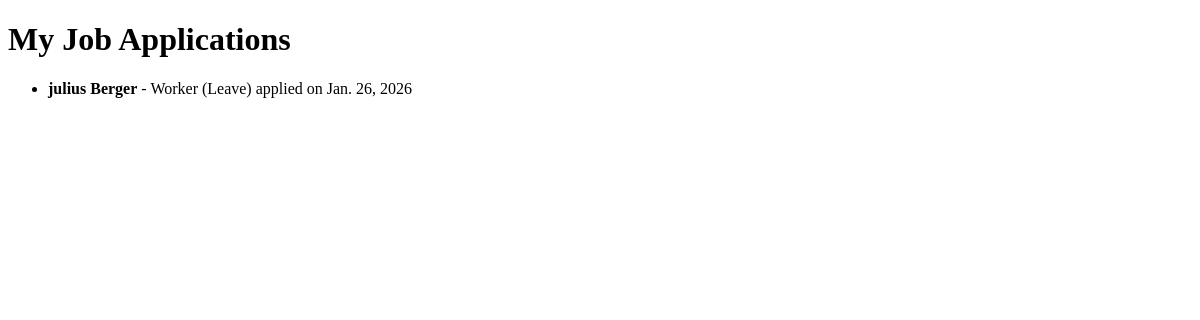
/my/applications/ (signed in), run on an earlier commit of the app's database.
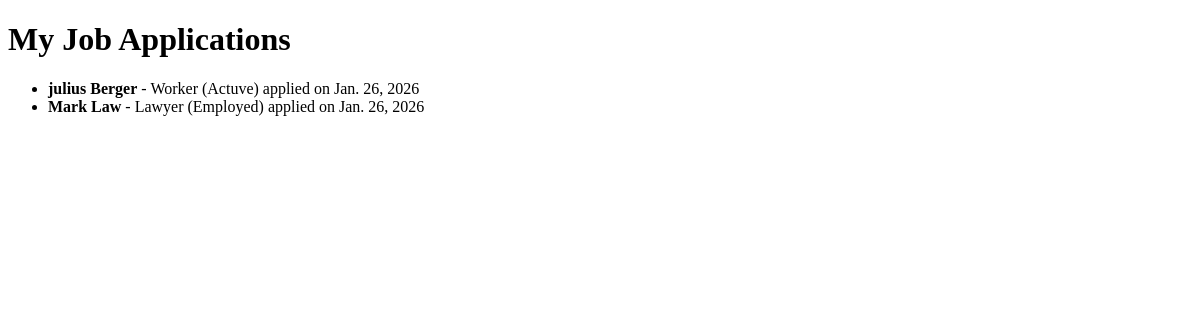
And on a later commit of the database.
### applications/models.py (models this page shows, shortened)
class JobApplication(models.Model):
    user = models.ForeignKey(User, on_delete=models.CASCADE)
    company = models.CharField(max_length=200)
    role = models.CharField(max_length=200)
    status = models.CharField(max_length=50)
    resume = models.FileField(upload_to='resumes/', blank=True, null=True)
    applied_date = models.DateField(auto_now_add=True)

### applications/views.py (the view)
# urls.py: path('my/applications/', views.my_applications, name='my_applications'),
@login_required
def my_applications(request):
    applications = JobApplication.objects.filter(user=request.user)
    return render(request, "applications/list.html", {"applications": applications})

### applications/templates/applications/list.html (shortened to what this page needs)
<!DOCTYPE html>
<html>
<head>
</head>
<body>
    <h1>My Job Applications</h1>
    <ul>
        {% for job in applications %}
            <li>
                <strong>{{ job.company }}</strong> - {{ job.role }} ({{ job.status }})
                applied on {{ job.applied_date }}
            </li>
        {% empty %}
            <li>No job applications yet.</li>
        {% endfor %}
    </ul>
</body>
</html>

What changed in the data, as far as the page shows it:
changed JobApplication "julius Berger": status "Leave" → "Actuve"
added JobApplication: company "Mark Law", role "Lawyer", status "Employed", applied_date "Jan. 26, 2026"
